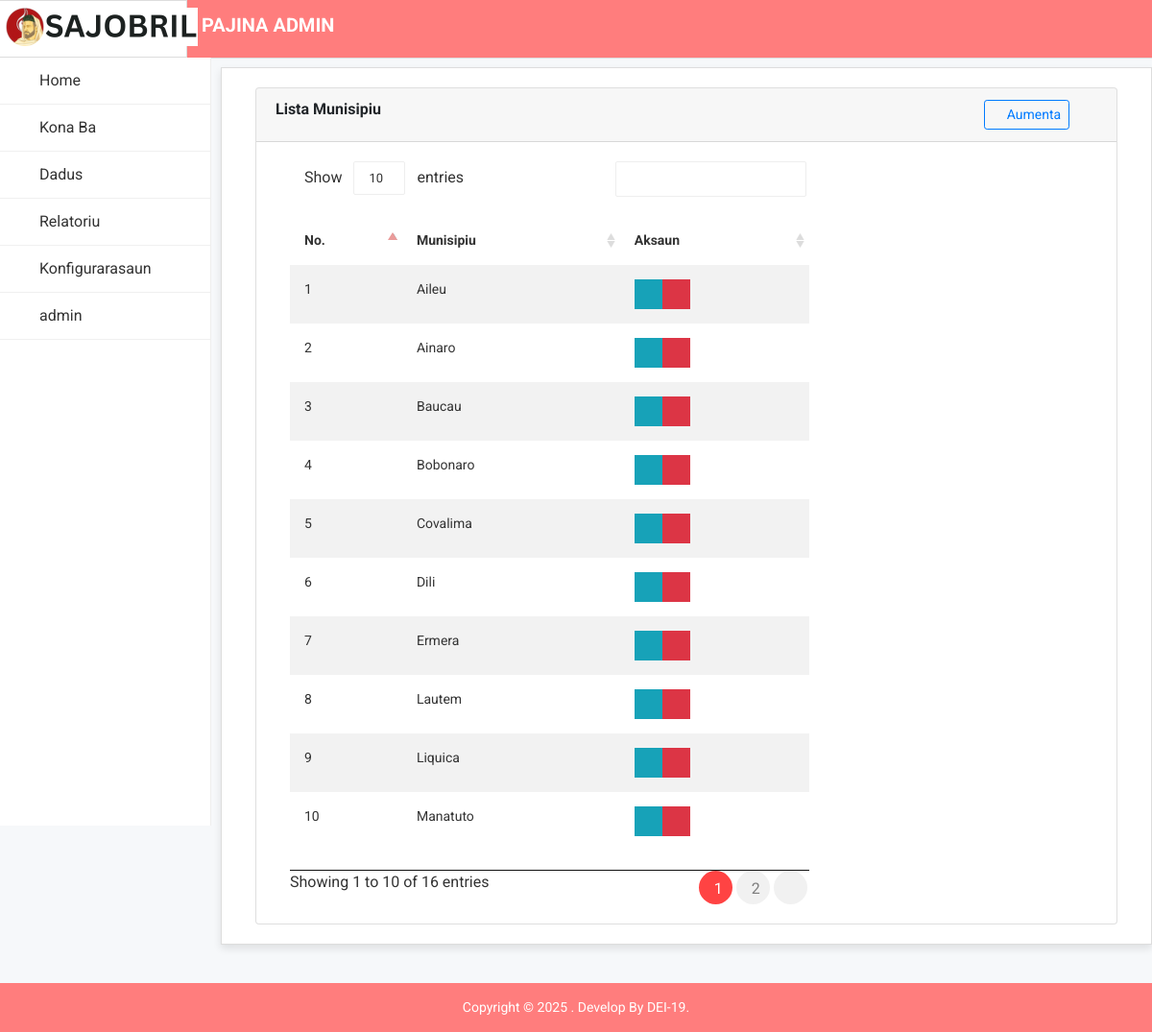
Page /dadus-custom/Lista-Munisipiu/ (signed in) on the committed database.
### custom/models.py (models this page shows, shortened)
class Municipality(models.Model):
	code = models.CharField(max_length=5, null=True, blank = True)
	name = models.CharField(max_length=100)
	hckey = models.CharField(max_length=32, null=True ,  blank = True)

### users/decorators.py (the view)
		def wrapper_func(request, *args, **kwargs):
			group = None
			if request.user.groups.exists():
				group = request.user.groups.all()[0].name
			if group in allowed_roles:
				return view_func(request, *args, **kwargs)
			else:
				return render(request, 'auth/404.html')

### custom/views.py (called while the page is built)
@login_required()
@allowed_users(allowed_roles=['admin'])
def listaMunisipiu(request):
	group = request.user.groups.all()[0].name
	munisipiu = Municipality.objects.all()
	context = {
		'konf':"in active",
		'konfAct':"active",
		"group":group,
		'munisipiuActive':"active",
		'page':"list",
		'munisipiu':munisipiu,
		'title':"Lista Munisipiu",
	}
	return render(request,'munisipiu.html',context)

### custom/templates/munisipiu.html (shortened to what this page needs)
{% extends "main/layout1.html" %}
{% load static %}
{% load crispy_forms_tags %}
{% block head_link %}
<link rel="stylesheet" href="{% static 'notica/css/jquery.dataTables.min.css' %}">
{% endblock head_link %}
{% block contents %}
<div class="container">
  {% if page == "list" %}
  <div class="card">
    <div class="card-header h6 font-weight-bold">
      <div class="row">
        <div class="col-10">Lista Munisipiu</div>
        <div class="col-2"><a href="{% url 'addMunisipiu' %}" class="btn btn-sm btn-outline-primary text-primary"><i
              class="fa fa-plus"></i> Aumenta</a>
        </div>
      </div>
    </div>
    <div class="card-body">
      <div class="col-8">
        <div class="table-responsive">
          <table class="table table-striped" id="data-table-basic">
            <thead>
              <tr>
                <th>No.</th>
                <th>Munisipiu</th>
                <th>Aksaun</th>
              </tr>
            </thead>
            <tbody>
              {% for data in munisipiu %}
              <tr>
                <td scope="row"> {{forloop.counter}} </td>
                <td>{{data.name}}</td>
                <td>
                  <div class="d-flex">
                    <a href="{% url 'updateMunisipiu' data.id %}" class="btn rounded-0 btn-sm btn-info"
                      title="Update Aldeia"><i class="fa fa-pencil"></i></a>
                    <button type="button" data-toggle="modal" data-target="#delete-{{data.id}}"
                      class="btn rounded-0 btn-sm btn-danger" title="Hamoos Adeia"><i class="fa fa-trash"></i></button>
                  </div>
                </td>
              </tr>
              {% endfor %}
            </tbody>
          </table>
        </div>
      </div>
    </div>
  </div>
</div>
{% endif %}
{% endblock contents %}

### main/templates/main/header.html
{% load static %}
<body>
    <div class="header-top-area">
        <div class="row">
            <div class="col-sm-2 col-xs-2"
                style="background-color: white; margin-left: 5px; height: 60px; border: 1px solid #ddd;">
                <div class="logo-area">
                    <a href=""><img src="{% static 'notica/img/logo/sajobril5.png' %}" class=""
                            style="margin-bottom: -10px; margin-top: -10px;" alt="" /></a>
                </div>
            </div>
            <div class="col-lg-8 col-md-8 col-sm-8 col-xs-8 d-flex align-items-center">
                <div class="text-white h5 font-weight-bold ">
                    PAJINA {{user.groups.first.name|upper}}
                </div>
            </div>
        </div>
    </div>

### main/templates/main/nav.html (shortened to what this page needs)
{% load static %}
<div class="main-menu-area">
    <div class="left-sidebar-menu">
        <ul class="nav flex-column notika-menu-wrap menu-it-icon-pro">
            <li class="{{homeActive}}">
                <a href="{% url 'home' %}"><i class="fa fa-home"></i> Home</a>
            </li>
            <li class="{{hisAct}}">
                <a href="#"><i class="fa fa-pencil"></i> Kona Ba</a>
            </li>
            <li class="estA">
                <a href="#"><i class="notika-icon notika-edit"></i> Dadus</a>
            </li>
            <li>
                <a href="#"><i class="fa fa-bar-chart"></i> Relatoriu</a>
            </li>
            <li>
                <a href="#"><i class="fa fa-wrench"></i> Konfigurarasaun</a>
            </li>
            <li>
                <a href="#"><i class="fa fa-user"></i> {{user}}</a>
            </li>
        </ul>
    </div>
</div>

### static/notica/css/main.css (style rules this page uses)
html { color: #222; font-size: 1em; line-height: 1.4; }
audio, canvas, iframe, img, svg, video { vertical-align: middle; }

### rows in the picture
Municipality: name "Aileu"
Municipality: name "Ainaro"
Municipality: name "Baucau"
Municipality: name "Bobonaro"
Municipality: name "Covalima"
Municipality: name "Dili"
Municipality: name "Ermera"
Municipality: name "Lautem"
Municipality: name "Liquica"
Municipality: name "Manatuto"

### other values in the picture
{{ user.groups.first.name|upper }} "ADMIN"
{{ user }} "admin"
